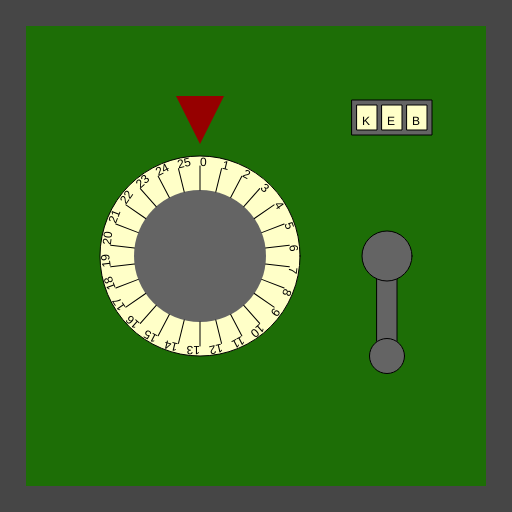
Frame 1 (no input)
Frame 60 (no input): identical to frame 1, image omitted
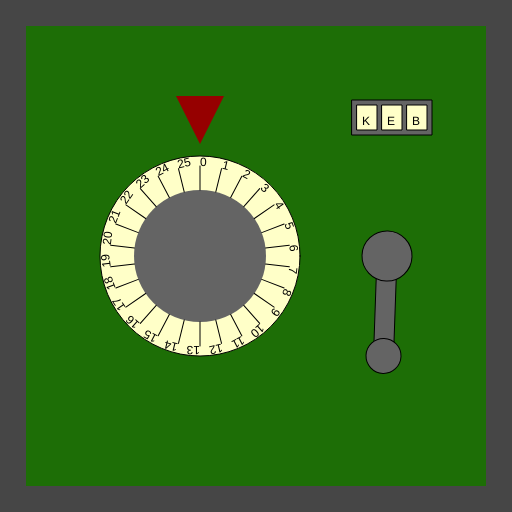
Frame 120 (the mouse pressed at the canvas centre since frame 60)

The p5.js sketch that drew these frames (run headless with seeded random() and noise() and a simulated clock; from frame 60 on, the mouse is pressed at the canvas centre):

// p5.js sketch
// ── sketch.js
/*

Officer: 8118839
CaseNum: 303-1-60478848-8118839

Case 303 - The Case of the Crooked Attorney
Stage 2 - Torvalds' House

This safe is in Torvalds’ home study. Be careful. If you get caught, I don’t know you !

Crack this safe by doing the following:

	When any key is pressed:
	- Decrement secureLockerKeyA by 3

	When the mouse button is pressed:
	- Decrement secureLockerKeyB by 2

	Whilst the mouse is moving:
	- Make secureLockerKeyC equal to the string "KEB"

	Whilst the mouse is being dragged:
	- Make secureLockerKeyC equal to the string "JXJ"



This time you'll need to create the relevant event handlers yourself.

There are many possible ways of investigating this case, but you
should use ONLY the following commands:

	- The assignment operator aka. the equals sign !
	- Incrementing +=
	- Decrementing -=

*/

//declare the variables

var secureLockerKeyA;
var secureLockerKeyB;
var secureLockerKeyC;


function preload()
{
	//IMAGES WILL BE LOADED HERE

}

function setup()
{
	createCanvas(512,512);

	//initialise the variables
	secureLockerKeyA = 0;
	secureLockerKeyB = 0;
	secureLockerKeyC = "";

}

///////////////////EVENT HANDLERS///////////////////

//Create event handlers here to open the safe ...

function keyPressed()
{
	console.log("keyPressed", key);
     // When any key is pressed:
	// Decrement secureLockerKeyA by 3
    secureLockerKeyA -= 3;
}

function mousePressed()
{
	console.log("mousePressed");
    // 	When the mouse button is pressed:
	// Decrement secureLockerKeyB by 2
    secureLockerKeyB -= 2;
    
}
function mouseDragged()
{
	console.log("mouseDragged", mouseX, mouseY);
    // Whilst the mouse is being dragged:
	// Make secureLockerKeyC equal to the string "JXJ"
    secureLockerKeyC = "JXJ";
}
function mouseMoved()
{
	console.log("mouseMoved", mouseX, mouseY);
  	  // Whilst the mouse is moving:
	  // Make secureLockerKeyC equal to the string "KEB"
    secureLockerKeyC = "KEB"
}


///////////////DO NOT CHANGE CODE BELOW THIS POINT///////////////////

function draw()
{

	//Draw the safe door
	background(70);
	noStroke();
	fill(29,110,6);
	rect(26,26,width-52,width-52);

	//Draw the combination dial
	push();
	translate(200,height/2);
	drawDial(200, secureLockerKeyA, 26);
	pop();

	//Draw the lever
	push();
	translate(width - 125,256);
	drawLever(secureLockerKeyB);
	pop();

	//Draw the spinner
	push();
	translate(width - 120,100);
	drawSpinner(3, secureLockerKeyC);
	pop();

}

function drawDial(diameter,num,maxNum)
{
	//the combination lock

	var r = diameter * 0.5;
	var p = r * 0.6;

	stroke(0);
	fill(255,255,200);
	ellipse(0,0,diameter,diameter);
	fill(100);
	noStroke();
	ellipse(0,0,diameter*0.66,diameter*0.66);
	fill(150,0,0);
	triangle(
		-p * 0.4,-r-p,
		p * 0.4,-r-p,
		0,-r-p/5
	);

	noStroke();

	push();
	var inc = 360/maxNum;

	rotate(radians(-num * inc));
	for(var i = 0; i < maxNum; i++)
	{
		push();
		rotate(radians(i * inc));
		stroke(0);
		line(0,-r*0.66,0,-(r-10));
		noStroke();
		fill(0);
		text(i,0,-(r-10));
		pop();
	}

	pop();
}

function drawLever(rot)
{
	push();
	rotate(radians(-rot))
	stroke(0);
	fill(100);
	rect(-10,0,20,100);
	ellipse(0,0,50,50);
	ellipse(0,100,35,35);
	pop();
}

function drawSpinner(numSpinners, val)
{
	var sw = 20;
	var ow = (sw + 5) * numSpinners + 5;
	stroke(0);
	fill(100);
	rect(-ow/2,0,ow,35);
	if(typeof(val) == "number")
	{
		val = floor(val).toString(); //convert to string
	}


	for(var d = numSpinners - val.length; d > 0; d--)
	{
		val = "-" + val;
	}

	for(var i = 0; i < numSpinners; i++)
	{
		stroke(0);
		fill(255,255,200);
		rect(-ow/2 + i * (sw + 5) + 5,5,20,25);
		fill(0);
		noStroke();
		text(val[i],-ow/2 + sw/2 + i * (sw +5),25);
	}

}
